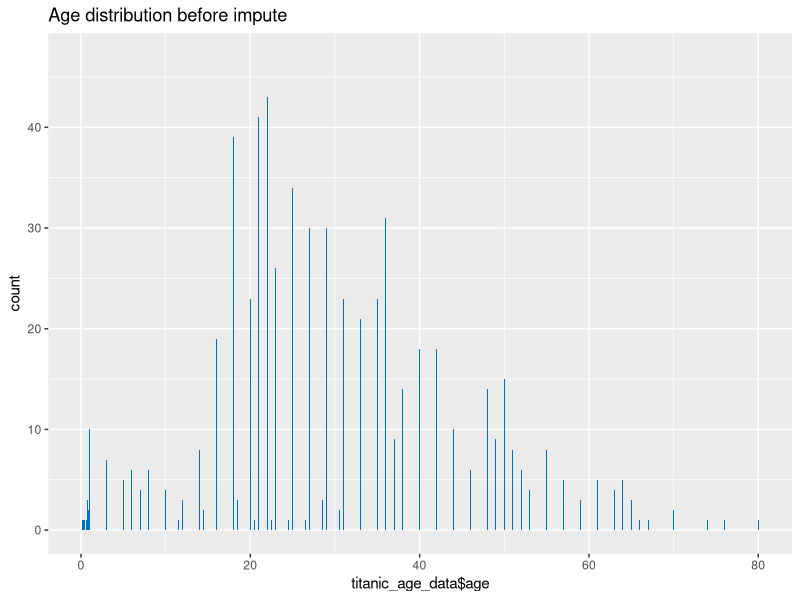

Write R code to recreate this figure. (Note: this script raises an error after producing the figure.)
library("readxl")
library("stringr")
library("dplyr")
library("ggplot2")
#library("mice")

# xls files
titanic_data <- read_excel("titanic3.xls")

titanic_age_data <- select(titanic_data, c("name","survived","age"))

missing_age <- sum(is.na(titanic_data$age))
print(missing_age)
ggplot(titanic_age_data, aes(titanic_age_data$age)) +
  ggtitle("Age distribution before impute")+
  geom_bar(fill = "#0073C2FF") 

#mi <- mice(titanic_selected_data)
#imputed_data <- complete(mi)
#print(imputed_data)

#i have not used mice, i can't istall it due to memmory issues.


titanic_age_data[is.na(titanic_age_data$age),] <- 100

missing_age2 <- sum(is.na(titanic_age_data$age))
print(missing_age2)

ggplot(titanic_age_data, aes(titanic_age_data$age)) +
  ggtitle("Age distribution after impute")+
  geom_bar(fill = "#0073C2FF") 